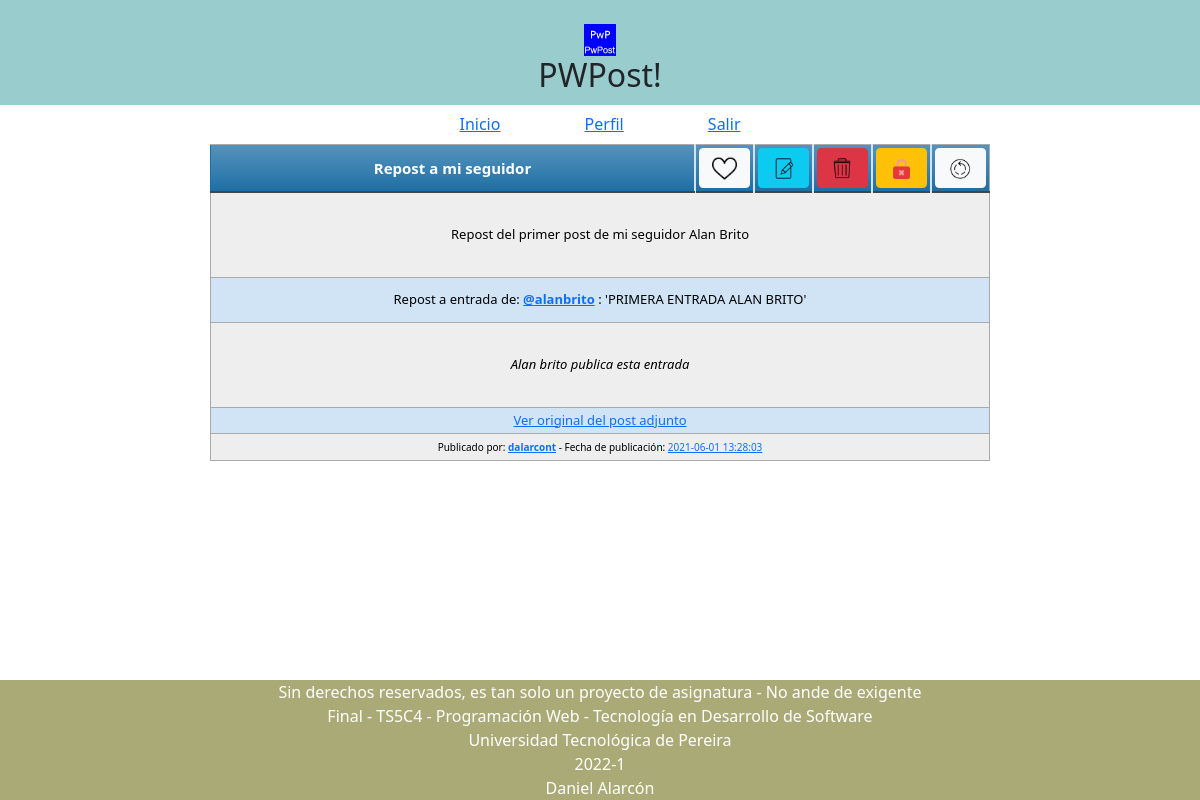
Screenshot of /Post.php?post=PWPg95n1NYWRq4B (signed in) with the database file from the repository.
### tables this page shows
CREATE TABLE `general_entries` (
  `uid_post` varchar(15) NOT NULL COMMENT 'PostUniqueID',
  `own_user` varchar(15) NOT NULL COMMENT 'OwnerID',
  `pubdate_original` datetime NOT NULL,
  `pubdate` datetime NOT NULL COMMENT 'PublishDate',
  `title` text NOT NULL COMMENT 'TitleEntrie',
  `content` text NOT NULL COMMENT 'ContentEntrie',
  `edit_counter` int(2) DEFAULT NULL,
  `edit_lastdate` datetime DEFAULT NULL,
  `attached_prop` tinyint(1) NOT NULL COMMENT 'isRepost?',
  `attached_uid_post` text NOT NULL COMMENT 'PostUIDSource',
  `hiddenprop` tinyint(1) NOT NULL COMMENT 'isHidden?',
  `attached_tw_user` text NOT NULL,
  `attached_tw_sourcelink` text NOT NULL COMMENT 'TwitterSource'
);

### controllers/PostView.php (called while the page is built, shortened)
<?php
    $post_id = $_GET['post'];
        require 'procedures/SYS_DB_CON.php';
        require 'procedures/PostLoad.php';
        require 'controllers/PrivacyManager.php';
        require 'controllers/LikeManagement.php';
        require 'controllers/AttachedManagement.php';
        require 'views/Entry.php';
        require 'views/Language.php';
        $result = DB_Post_DirectLoad($post_id);
        if($result['hiddenprop']==1){
            if((!empty($_SESSION['UsrPkg']) && $result['own_user']==$_SESSION['UsrPkg']['username'])){
                $r_title = $result['title'];
            }else{
                $r_title = PostPage::titlePostAux();
                $result = "PRIVATE";
            }
        }else{
            $result = AttachedEntryManagement($result);
        }
?>

### procedures/sys_db_con.php (called while the page is built, shortened)
<?php
	function DB_CON(){
		$linkdir="localhost";
			$linkusr="root";
			$linkpss="D4larcont";
			$linktbl="pwpostdb";
			$link=mysqli_connect($linkdir,$linkusr,$linkpss,$linktbl);
		return $link ;
	}
?>

### procedures/PostLoad.php (called while the page is built, shortened)
<?php
    function DB_Post_DirectLoad($post_id){
        $SQL_Query = "SELECT * FROM general_entries ge WHERE ge.uid_post = '$post_id'";
        $SQL_CON = mysqli_query(DB_CON(),$SQL_Query);
        $SQL_PKG = mysqli_fetch_array($SQL_CON);
        $result = $SQL_PKG ;
        return $result ;
    }
?>

### controllers/AttachedManagement.php (called while the page is built)
<?php
    function AttachedEntryManagement($package){
        if($package['attached_prop']!=0){
            $attachedPackage = DB_Post_DirectLoad($package['attached_uid_post']);
            if($attachedPackage['hiddenprop']==1){
                $package['attached_content']=false;
            }else{
                $package["attached_user"] = $attachedPackage['own_user'];
                $package["attached_title"] = $attachedPackage['title'];
                $package["attached_content"] = $attachedPackage['content'];
            }
        }
        return $package;
    }
?>

### controllers/LikeManagement.php (called while the page is built)
<?php
    function like_FxSelector($property){
        if($property){
            $r = "unsetLikePost";
        }else{
            $r = "setLikePost";
        }
        return $r ;
    }
    function like_imgSelector($property){
        if($property){
            $r = "unsetlike";
        }else{
            $r = "setlike";
        }
        return $r;
    }
?>

### controllers/PrivacyManager.php (called while the page is built)
<?php
    function hidden_FxSelector($property){
        if($property==0){
            $r = "startHidePost";
        }else{
            $r = "startUnhidePost";
        }
        return $r ;
    }
    function hidden_imgSelector($property){
        if($property==0){
            $r = "hide";
        }else{
            $r = "unhide";
        }
        return $r;
    }
?>

### views/entry.php (the view, shortened to what this page needs)
<?php
    function PrintEditCounterFrame($count,$lastdate,$originalDate){
        return $r;
    }
    function PrintEntryActions($pkg){
        $isLoggedUser = $_SESSION['UsrPkg']['username'];
        if(empty($isLoggedUser)){
            echo "<tr><th id='entryTitle' colspan='6'>",$pkg['title'],"</th></tr>";
        }else{
            if($pkg['own_user']!=$isLoggedUser){
                echo "<tr>
                <th id='entryTitle' colspan='5'>",$pkg['title'],"</th>
                <th style='width:45px'><button class='btn btn-light' id='btn_like' onclick='",like_FxSelector($pkg['likeproperty']),"(this)' value='",$pkg['uid_post'],"'><img src='components/",like_imgSelector($pkg['likeproperty']),".png' style='width:25px;height:25px;'></img></button></th>
                <th style='width:45px'><button class='btn btn-light' id='btn_repost' onclick='startRepost(this)' value='",$pkg['uid_post'],"'><img src='components/repost.png' style='width:28px;height:28px;'></img></button></th>
                </tr>";
            }else{
                echo "<tr>
                <th id='entryTitle' colspan='2'>",$pkg['title'],"</th>
                <th style='width:45px'><button class='btn btn-light' id='btn_like' onclick='",like_FxSelector($pkg['likeproperty']),"(this)' value='",$pkg['uid_post'],"'><img src='components/",like_imgSelector($pkg['likeproperty']),".png' style='width:25px;height:25px;'></img></button></th>
                <th style='width:45px'><button class='btn btn-info' id='btn_edit' onclick='startUpdatePost(this)' value='",$pkg['uid_post'],"'><img src='components/edit.png' style='width:25px;height:25px;'></img></button></th>
                <th style='width:45px'><button class='btn btn-danger' id='btn_del' onclick='startRemovePost(this)' value='",$pkg['uid_post'],"'><img src='components/delete.png' style='width:25px;height:25px;'></img></button></th>
                <th style='width:45px'><button class='btn btn-warning' id='btn_hide' onclick='",hidden_FxSelector($pkg['hiddenprop']),"(this)' value='",$pkg['uid_post'],"' ><img src='components/",hidden_imgSelector($pkg['hiddenprop']),".png' style='width:25px;height:25px;'></img></button></th>
                <th style='width:45px'><button class='btn btn-light' id='btn_repost' onclick='startRepost(this)' value='",$pkg['uid_post'],"'><img src='components/repost.png' style='width:25px;height:25px;'></img></button></th>
                </tr>";
            }
        }
    }
    function PrintEntryAttached($pkg){
        if($pkg['attached_prop']!=0){
            if(!$pkg['attached_content']){
                echo "<tr><td colspan='7' style='height:85px;'><b><i>".Entry::EntryAttached(0)."</i></b></td></tr>";
            }else{
                echo "<tr><td colspan='7' style='height:45px;'>".Entry::EntryAttached(1)."<a href='Profile.php?p=",$pkg['attached_user'],"' target='_blank'><b>@",$pkg['attached_user'],"</b></a> : '",$pkg['attached_title'],"'</td></tr>";
                echo "<tr><td colspan='7' style='height:85px;'><i>",$pkg['attached_content'],"</i></td></tr>";
                echo "<tr><td colspan='7'><a href='Post.php?post=",$pkg['attached_uid_post'],"' target='_blank'>".Entry::EntryAttached(2)."</a></td></tr>";
            }
        }else{
            if(!(empty($pkg['attached_tw_sourcelink']))){
                $temptw = cutePrinter($pkg['attached_tw_user'],$pkg['attached_tw_sourcelink']);
                echo "<tr><td colspan='7' style='height:85px;'><center>".$temptw."</center></td></tr>";
            }
        }
    }
    function PrintEntry($pkg){
        if($pkg!=null){
            echo "<div style='padding-top: 15px;' id='",$pkg['uid_post'],"'>
                <span id='entryEdits' class='rightUp_entryLegend'>
                    ",PrintEditCounterFrame($pkg['edit_counter'],$pkg['edit_lastdate'],$pkg['pubdate_original']),"
                </span>
                <table class='blueTable' style='height: 85px;'>
                <thead>
                    ",PrintEntryActions($pkg),"
                </thead>
                <tbody>
                <tr>
                    <td  id='entryContent' colspan='7' style='height:85px'>",$pkg['content'],"</td>
                </tr>
                    ",PrintEntryAttached($pkg),"
                <tr>
                <td colspan='7'>
                    <span id='publishData'>".Entry::publishText(0)."<b>
                        <a href='Profile.php?p=",$pkg['own_user'],"' target='_blank'>",$pkg['own_user'],"</a></b> -
                        ".Entry::publishText(1)."<a href='Post.php?post=",$pkg['uid_post'],"' target='_blank'>",$pkg['pubdate'],"</a>
                    </span>
                </td>
                </tbody>
                </table>
            </div>";
        }else{
            if($pkg!=false){
                echo Entry::publishOne_ifEmptyProfile(0)."<button class='art-button' onclick='startNewPost()'><img src='components/newpost.png' style='width:25px;height:25px;'></img> ".Entry::publishOne_ifEmptyProfile(1)."</button>";
            }
        }
    }
?>

### Post.php (shortened to what this page needs)
<?php
    require 'controllers/PostView.php';
    echo '<!DOCTYPE html>
    <html lang="'.globalFrame::langSelector_r().'">';
    ?>
<head>
<link rel="stylesheet" href="css/final.css">
<link rel="stylesheet" href="css/entryStyle.css">
<link rel='stylesheet' href='css/profileTable.css'>
<link href="https://cdn.jsdelivr.net/npm/bootstrap@5.0.0-beta2/dist/css/bootstrap.min.css" rel="stylesheet">
<link rel="stylesheet" href="plugins/jqueryui/jquery-ui.css">
<link rel="stylesheet" href="plugins/alertifyjs/css/alertify.min.css" />
<link rel="stylesheet" href="plugins/alertifyjs/css/themes/default.min.css" />
</head>
<body>
<header>
<br>
        <img src='components/favicon.ico' style='width:32px;height:32px;'></img>  <h2>PWPost!</h2>
    <?php
        if(!empty($_SESSION['UsrPkg'])){
            PostPage::NavBar();
        }
    ?>
    </header>
    <section>
       <article>
           <center>
           <div id="FrontEnd">
                <br><?php
                if($result=="PRIVATE"){
                    PostPage::EntryPrivateAlertText();
                }else{
                    PrintEntry($result);
                }
                ?>
           </div>
           </center>
       </article>
    </section>
    <footer>
        <div>
            <?php indexPage::footer(); ?>
            2022-1<br>
            Daniel Alarcón</span>
        </div>
    </footer>
</body>
</html>

### views/Language.php (shortened to what this page needs)
<?php
    class globalFrame{
        public static function langSelector_r(){
            if($_SESSION['lang']!="EN"){
                return "es";
            }else{
                return "en";
            }
        }
    }
    class indexPage{
        public static function footer(){
            if($_SESSION['lang']!="EN"){
                echo "Sin derechos reservados, es tan solo un proyecto de asignatura - No ande de exigente<br>
                Final - TS5C4 - Programación Web - Tecnología en Desarrollo de Software<br>
                Universidad Tecnológica de Pereira<br>";
            }else{
                echo "No rights reserved, it is just a subject project. - Don't be picky.<br>
                Final - TS5C4 - Web Programming. - Technology in Software Development.<br>
                Technological University of Pereira.<br>";
            }
        }
    }
    class PostPage{
        public static function NavBar(){
            if($_SESSION['lang']!="EN"){
                echo "<nav>
                <a href='#' id='loadHome'>Inicio</a><span style='padding-left:5em'></span>
                <a href='#' id='showProfile'>Perfil</a><span style='padding-left:5em'></span>
                <a href='#' id='logOff'>Salir</a>
                </nav>
                ";
            }
        }
    }
    class Entry{
        public static function EntryAttached($text){
            if($_SESSION['lang']!="EN"){
                switch($text){
                    case 1:
                        return "Repost a entrada de: ";
                    break;
                    case 2:
                        return "Ver original del post adjunto";
                    break;
                }
            }
        }
        public static function publishText($side){
            if($_SESSION['lang']!="EN"){
                if($side==0){ return "Publicado por: "; }else{ return "Fecha de publicación: "; }
            }else{
                if($side==0){ return "Published by: "; }else{ return "Publication date: "; }
            }
        }
    }
?>

### css/final.css (style rules this page uses)
* { margin:0; padding:0; border:0; }
html, body { width: auto; height: 100%; font-family:-apple-system, BlinkMacSystemFont, 'Segoe UI', Roboto, Oxygen, Ubuntu, Cantarell, 'Open Sans', 'Helvetica Neue', sans-serif; font-weight:bold; text-align: center; }
header { position:relative; background-color:#9CC; width:100%; height:105px; margin: 0px auto; }
nav { position:relative; color:#FFF; width:100%; height:4%; margin: 0px auto; vertical-align: middle; padding-top: 10px; }
section { position:relative; float:left; width:100%; height:auto; color:#FFF; }
article { width:100%; height:auto; color: black; }
footer { position: fixed; bottom:0; background-color: #AA7; width: 100%; height: auto; color: #FFF; clear: both; }
header,section,footer,aside,article,nav { -webkit-border-radius: 0px; -moz-border-radius: 0px; border-radius: 0px; margin:0%; }

### css/entryStyle.css (style rules this page uses)
table.blueTable { border: 1px solid #1C6EA4; background-color: #EEEEEE; width: 65%; text-align: center; border-collapse: collapse; padding-right: 5px; padding-left: 5px; }
table.blueTable td, table.blueTable th { border: 1px solid #AAAAAA; padding: 3px 3px; }
table.blueTable tbody td { font-size: 13px; text-align: center; }
table.blueTable tr:nth-child(even) { background: #D0E4F5; }
table.blueTable thead { background: #1C6EA4; background: -moz-linear-gradient(top, #5592bb 0%, #327cad 66%, #1C6EA4 100%); background: -webkit-linear-gradient(top, #5592bb 0%, #327cad 66%, #1C6EA4 100%); background: linear-gradient(to bottom, #5592bb 0%, #327cad 66%, #1C6EA4 100%); border-bottom: 2px solid #444444; }
table.blueTable thead th { font-size: 15px; font-weight: bold; color: #FFFFFF; border-left: 2px solid #D0E4F5; }
table.blueTable thead th:first-child { border-left: none; }
#publishData { font-size: 10px; }

### rows the page displays
general_entries: title "Repost a mi seguidor", content "Repost del primer post de mi seguidor Alan Brito", own_user "dalarcont", pubdate "2021-06-01 13:28:03"

### other values shown
Entry::EntryAttached(1) "Repost a entrada de:"
$pkg['attached_user'] "alanbrito"
$pkg['attached_title'] "PRIMERA ENTRADA ALAN BRITO"
$pkg['attached_content'] "Alan brito publica esta entrada"
Entry::EntryAttached(2) "Ver original del post adjunto"
Entry::publishText(0) "Publicado por:"
Entry::publishText(1) "Fecha de publicación:"
